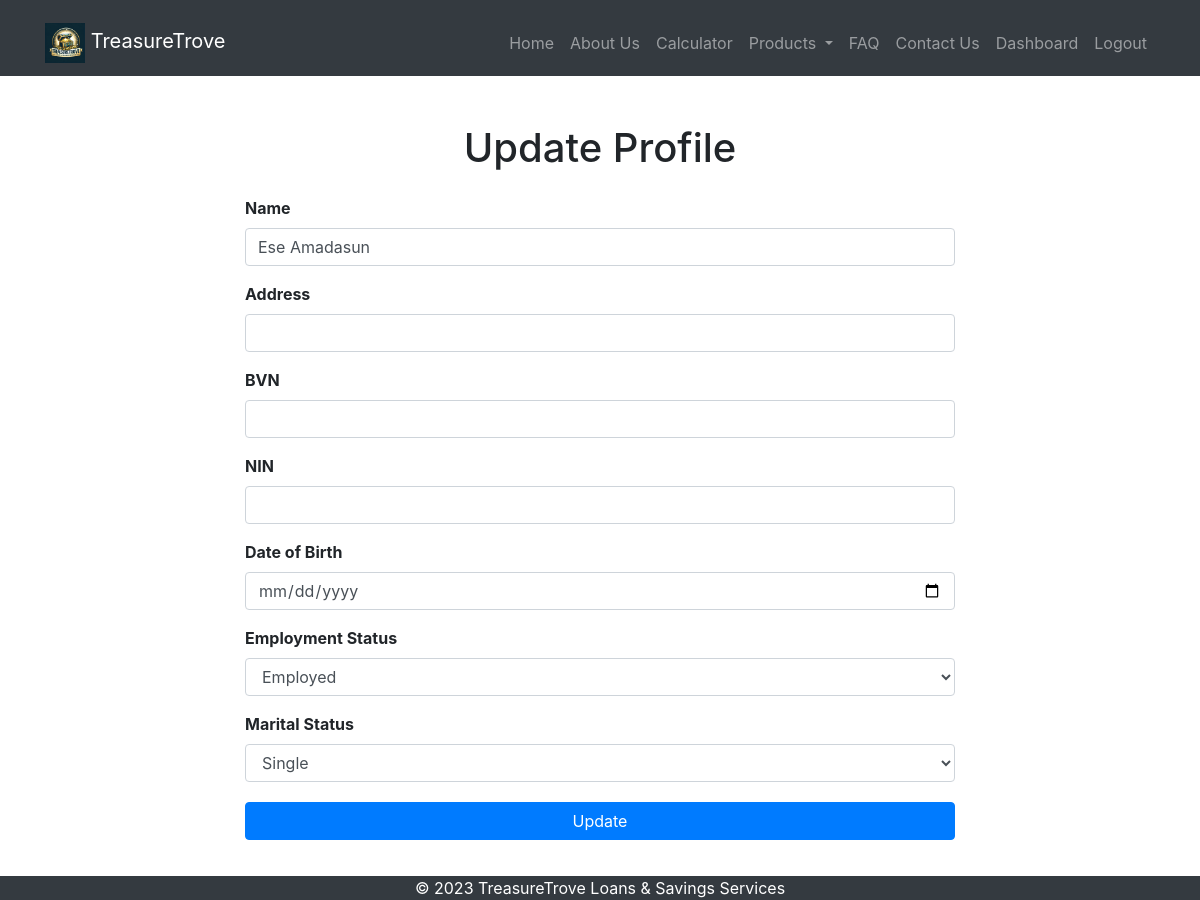
Page /update_profile (signed in) on the earlier database version.
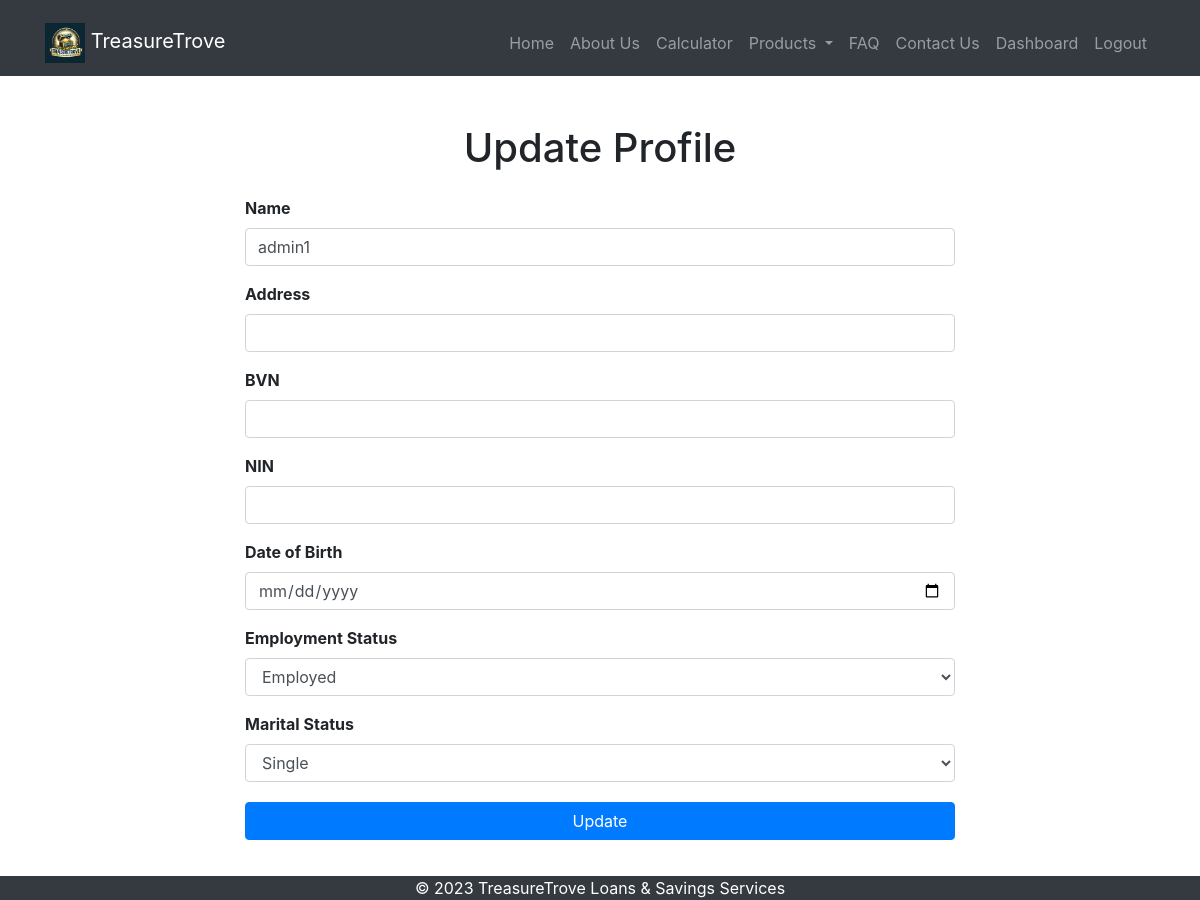
Same page on the later database version.
### models.py (models this page shows)
class User(db.Model):
    id = db.Column(db.Integer, primary_key=True)
    name = db.Column(db.String(255), nullable=False)
    email = db.Column(db.String(255), unique=True, nullable=False)
    phone = db.Column(db.String(20), nullable=False)
    password = db.Column(db.String(255), nullable=False)
    account_number = db.Column(db.String(10), unique=True)
    address = db.Column(db.String(255))
    bvn = db.Column(db.String(11))
    nin = db.Column(db.String(11))
    dob = db.Column(db.Date)
    employment_status = db.Column(db.String(10))
    marital_status = db.Column(db.String(10))
    wallet_balance = db.Column(db.Float, default=0.0)
    is_admin = db.Column(db.Boolean, default=False)

### routes.py (the view, shortened to what this page needs)
@main.route('/update_profile', methods=['GET', 'POST'])
def update_profile():
    if 'user_email' not in session:
        flash('Please log in to update your profile.', 'warning')
        return redirect(url_for('main.login'))
    user = User.query.filter_by(email=session['user_email']).first()
    if not user:
        flash('User not found.', 'danger')
        return redirect(url_for('main.dashboard'))
    form = DashboardForm(obj=user)
    return render_template('update_profile.html', form=form)

### forms.py
class DashboardForm(FlaskForm):
    name = StringField('Name', validators=[DataRequired()])
    address = StringField('Address', validators=[DataRequired()])
    bvn = StringField('BVN', validators=[DataRequired()])
    nin = StringField('NIN', validators=[DataRequired()])
    dob = DateField('Date of Birth', validators=[DataRequired()])
    employment_status = SelectField(
        'Employment Status',
        choices=[('employed', 'Employed'), ('unemployed', 'Unemployed')],
        validators=[DataRequired()]
    )
    marital_status = SelectField(
        'Marital Status',
        choices=[('single', 'Single'), ('married', 'Married')],
        validators=[DataRequired()]
    )

### templates/update_profile.html (shortened to what this page needs)
{% extends 'base.html' %}
{% block content %}
<div class="container mt-4">
    <div class="row">
        <div class="col-lg-8 offset-lg-2">
            <h1 class="mb-4 text-center">Update Profile</h1>
            <form method="post" class="needs-validation" novalidate>
                <div class="form-group">
                    {{ form.name.label(class="form-label") }}
                    {{ form.name(class="form-control", required=True) }}
                </div>
                <div class="form-group">
                    {{ form.address.label(class="form-label") }}
                    {{ form.address(class="form-control", required=True) }}
                </div>
                <div class="form-group">
                    {{ form.bvn.label(class="form-label") }}
                    {{ form.bvn(class="form-control", required=True) }}
                </div>
                <div class="form-group">
                    {{ form.nin.label(class="form-label") }}
                    {{ form.nin(class="form-control", required=True) }}
                </div>
                <div class="form-group">
                    {{ form.dob.label(class="form-label") }}
                    {{ form.dob(class="form-control", required=True) }}
                </div>
                <div class="form-group">
                    {{ form.employment_status.label(class="form-label") }}
                    {{ form.employment_status(class="form-control", required=True) }}
                </div>
                <div class="form-group">
                    {{ form.marital_status.label(class="form-label") }}
                    {{ form.marital_status(class="form-control", required=True) }}
                </div>
                <button type="submit" class="btn btn-primary btn-block">Update</button>
            </form>
        </div>
    </div>
</div>
{% endblock %}

Differences in the rows shown:
changed User "Employed": name "Ese Amadasun" → "admin1"
